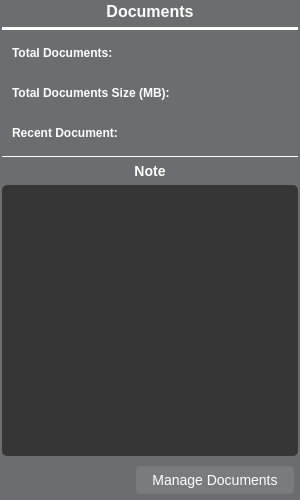
          <widget class="QWidget" name="DocumentsStatus" native="true">
           <property name="minimumSize">
            <size>
             <width>300</width>
             <height>500</height>
            </size>
           </property>
           <property name="maximumSize">
            <size>
             <width>16777215</width>
             <height>16777215</height>
            </size>
           </property>
           <property name="cursor">
            <cursorShape>PointingHandCursor</cursorShape>
           </property>
           <property name="styleSheet">
            <string notr="true">QWidget {
    background-color:  rgb(108, 109, 110);
    border-radius: 5px;
}

QWidget:hover {

    background-color: rgb(89, 90, 91);

}</string>
           </property>
           <layout class="QVBoxLayout" name="verticalLayout_7">
            <property name="leftMargin">
             <number>2</number>
            </property>
            <property name="topMargin">
             <number>2</number>
            </property>
            <property name="rightMargin">
             <number>2</number>
            </property>
            <property name="bottomMargin">
             <number>2</number>
            </property>
            <item>
             <widget class="QPushButton" name="BTNStatus_2">
              <property name="styleSheet">
               <string notr="true">QPushButton{
    background-color: transparent;
        background: transparent;
    color:white;
    font-family: Arial, Helvetica, sans-serif;
    font-size: 16px;
    font-weight: bold;
    border: none;
}</string>
              </property>
              <property name="text">
               <string>Documents</string>
              </property>
              <property name="icon">
               <iconset resource="Resources.qrc">
                <normaloff>:/images/icons/Documents.png</normaloff>:/images/icons/Documents.png</iconset>
              </property>
              <property name="iconSize">
               <size>
                <width>20</width>
                <height>20</height>
               </size>
              </property>
             </widget>
            </item>
            <item>
             <widget class="Line" name="line">
              <property name="styleSheet">
               <string notr="true">background-color:white;
</string>
              </property>
              <property name="orientation">
               <enum>Qt::Horizontal</enum>
              </property>
             </widget>
            </item>
            <item>
             <layout class="QHBoxLayout" name="horizontalLayout">
              <property name="leftMargin">
               <number>10</number>
              </property>
              <property name="topMargin">
               <number>10</number>
              </property>
              <property name="rightMargin">
               <number>10</number>
              </property>
              <property name="bottomMargin">
               <number>10</number>
              </property>
              <item>
               <widget class="QLabel" name="DocumentStatusTotalDocs">
                <property name="styleSheet">
                 <string notr="true">background-color: transparent;
    color:white;
    font-family: Arial, Helvetica, sans-serif;
    font-size: 12px;
    font-weight: bold;
    border: none;</string>
                </property>
                <property name="text">
                 <string>Total Documents: </string>
                </property>
               </widget>
              </item>
             </layout>
            </item>
            <item>
             <layout class="QHBoxLayout" name="horizontalLayout_2">
              <property name="leftMargin">
               <number>10</number>
              </property>
              <property name="topMargin">
               <number>10</number>
              </property>
              <property name="rightMargin">
               <number>10</number>
              </property>
              <property name="bottomMargin">
               <number>10</number>
              </property>
              <item>
               <widget class="QLabel" name="DocumentsStatusSize">
                <property name="styleSheet">
                 <string notr="true">background-color: transparent;
    color:white;
    font-family: Arial, Helvetica, sans-serif;
    font-size: 12px;
    font-weight: bold;
    border: none;</string>
                </property>
                <property name="text">
                 <string>Total Documents Size (MB): </string>
                </property>
               </widget>
              </item>
             </layout>
            </item>
            <item>
             <layout class="QHBoxLayout" name="horizontalLayout_6">
              <property name="leftMargin">
               <number>10</number>
              </property>
              <property name="topMargin">
               <number>10</number>
              </property>
              <property name="rightMargin">
               <number>10</number>
              </property>
              <property name="bottomMargin">
               <number>10</number>
              </property>
              <item>
               <widget class="QLabel" name="DocumentsStatusLastDate">
                <property name="styleSheet">
                 <string notr="true">background-color: transparent;
    color:white;
    font-family: Arial, Helvetica, sans-serif;
    font-size: 12px;
    font-weight: bold;
    border: none;</string>
                </property>
                <property name="text">
                 <string>Recent Document: </string>
                </property>
               </widget>
              </item>
             </layout>
            </item>
            <item>
             <widget class="Line" name="line_8">
              <property name="maximumSize">
               <size>
                <width>16777215</width>
                <height>1</height>
               </size>
              </property>
              <property name="styleSheet">
               <string notr="true">background-color: white;</string>
              </property>
              <property name="orientation">
               <enum>Qt::Horizontal</enum>
              </property>
             </widget>
            </item>
            <item>
             <layout class="QVBoxLayout" name="verticalLayout_5">
              <property name="leftMargin">
               <number>0</number>
              </property>
              <property name="topMargin">
               <number>0</number>
              </property>
              <property name="rightMargin">
               <number>0</number>
              </property>
              <property name="bottomMargin">
               <number>0</number>
              </property>
              <item>
               <widget class="QLabel" name="DocumentsNoteLabel">
                <property name="styleSheet">
                 <string notr="true">background-color: transparent;
    color:white;
    font-family: Arial, Helvetica, sans-serif;
    font-size: 14px;
    font-weight: bold;
    border: none;</string>
                </property>
                <property name="text">
                 <string>Note</string>
                </property>
                <property name="alignment">
                 <set>Qt::AlignCenter</set>
                </property>
               </widget>
              </item>
              <item>
               <widget class="QPlainTextEdit" name="DocumentsPlainText">
                <property name="styleSheet">
                 <string notr="true">background-color: rgb(54, 54, 54);
color: white;
padding: 4px;</string>
                </property>
                <property name="frameShape">
                 <enum>QFrame::NoFrame</enum>
                </property>
                <property name="documentTitle">
                 <string/>
                </property>
                <property name="plainText">
                 <string/>
                </property>
                <property name="placeholderText">
                 <string>Write note here...</string>
                </property>
               </widget>
              </item>
             </layout>
            </item>
            <item>
             <layout class="QHBoxLayout" name="horizontalLayout_4">
              <property name="leftMargin">
               <number>3</number>
              </property>
              <property name="topMargin">
               <number>3</number>
              </property>
              <property name="rightMargin">
               <number>3</number>
              </property>
              <property name="bottomMargin">
               <number>3</number>
              </property>
              <item>
               <spacer name="horizontalSpacer_3">
                <property name="orientation">
                 <enum>Qt::Horizontal</enum>
                </property>
                <property name="sizeHint" stdset="0">
                 <size>
                  <width>40</width>
                  <height>20</height>
                 </size>
                </property>
               </spacer>
              </item>
              <item>
               <widget class="QPushButton" name="DocumentsView">
                <property name="styleSheet">
                 <string notr="true">QPushButton {
    color: white; /* Default text color */
    border: 2px solid transparent; /* Default border */
    background-color: rgba(255, 255, 255, 0.1);
    padding: 5px 15px; /* Padding around text */
    text-align: center; /* Center text */
    text-decoration: none; /* Remove underline from text */
    font-size: 14px; /* Text size */

}

QPushButton:hover {
    background-color: rgba(255, 255, 255, 0.3); /* White background with 50% opacity */
    border: 2px solid white; /* White left border */
}</string>
                </property>
                <property name="text">
                 <string>Manage Documents</string>
                </property>
               </widget>
              </item>
             </layout>
            </item>
           </layout>
          </widget>
